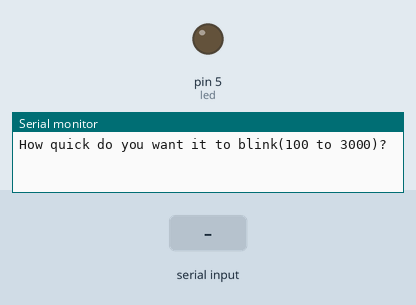
Recording of a sketch running on a simulated Arduino Uno, built with avr-gcc and run on an emulated ATmega328P. On the bench: output pins drawn as LEDs (lit = HIGH), the last lines printed to the serial monitor. Dashed ring = blinking. The test bench sets the inputs (shaded band).

Above: at 1.2 s.
1.3 s: "90,45\n" received over Serial
At 2.04 s:
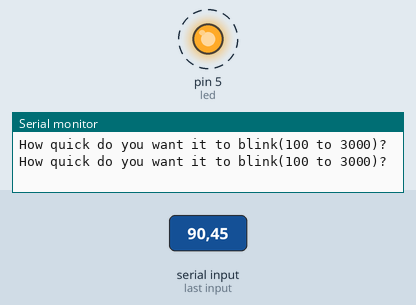
4.3 s: "30,150\n" received over Serial
At 4.43 s:
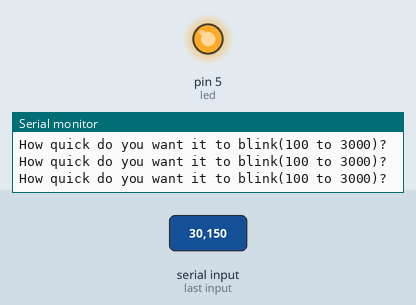
7.3 s: "5\n" received over Serial
Timing chart, 0 to 10.3 s (numbered marks = the images above; inputs shaded):
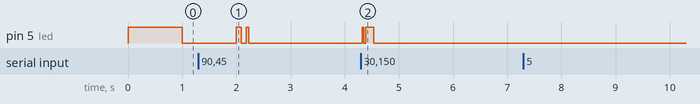

Measured:
- after the input at 4.3 s, pin 5 (led): LOW → HIGH at once, → LOW 0.03 s later, → HIGH 0.03 s later, → LOW 0.15 s later
- by itself, pin 5 (led): alternates HIGH for 0.07 s and LOW for 0.09 s, 4 changes in all, then stays LOW

The sketch:

serial_blink.ino
```cpp
const int led = 5;
int delay_time = 1000;
void setup() {
  // put your setup code here, to run once:
  pinMode(led,OUTPUT);
  Serial.begin(9600);
}

void loop() {
  // put your main code here, to run repeatedly:
  Serial.println("How quick do you want it to blink(100 to 3000)?");
  if(Serial.available()){delay_time = Serial.parseInt();}
  digitalWrite(led,HIGH);
  delay(delay_time);
  digitalWrite(led,LOW);
  delay(delay_time);
}
```
